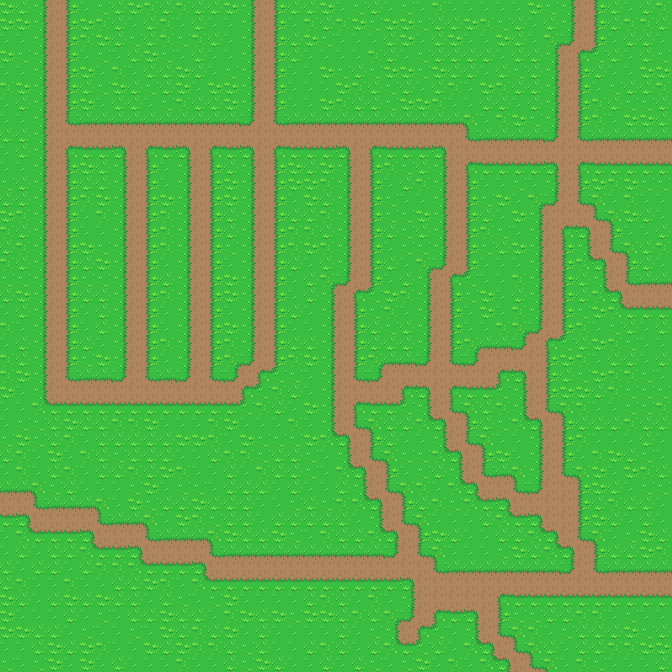

Below is a game level as drawn by its tile map, then a one-line description and the .tmx that defines it (tile-layer data replaced by summaries):
An orthogonal 42x42 tile map with 16x16 px tiles, 1 tile layer (Tile Layer 1).

<map version="1.0.0" orientation="orthogonal" renderorder="left-down" width="42" height="42" tilewidth="16" tileheight="16" nextobjectid="1">
 <tileset firstgid="1" source="../Tileset/Overworld.tsx" />
 <layer name="Tile Layer 1" width="42" height="42">
  <data>[1764 cells, 1764 non-empty, 20 distinct tile ids]</data>
 </layer>
</map>
